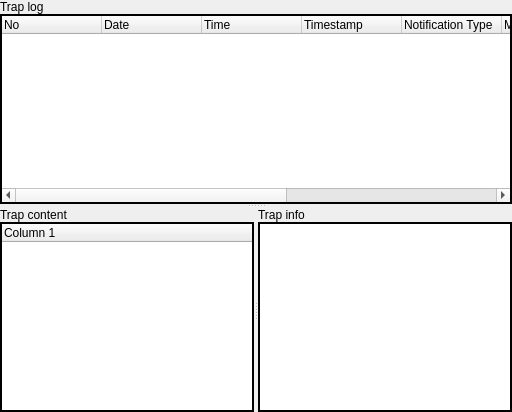
      <widget class="QWidget" name="TrapsTab">
       <attribute name="title">
        <string>Traps</string>
       </attribute>
       <layout class="QGridLayout">
        <property name="leftMargin">
         <number>0</number>
        </property>
        <property name="topMargin">
         <number>0</number>
        </property>
        <property name="rightMargin">
         <number>0</number>
        </property>
        <property name="bottomMargin">
         <number>0</number>
        </property>
        <property name="spacing">
         <number>6</number>
        </property>
        <item row="0" column="0">
         <widget class="QSplitter" name="TrapLogSplitter">
          <property name="orientation">
           <enum>Qt::Vertical</enum>
          </property>
          <widget class="QWidget" name="TrapLogLayout">
           <layout class="QVBoxLayout">
            <property name="spacing">
             <number>0</number>
            </property>
            <property name="leftMargin">
             <number>0</number>
            </property>
            <property name="topMargin">
             <number>0</number>
            </property>
            <property name="rightMargin">
             <number>0</number>
            </property>
            <property name="bottomMargin">
             <number>0</number>
            </property>
            <item>
             <widget class="QLabel" name="TrapLogL">
              <property name="text">
               <string>Trap log</string>
              </property>
             </widget>
            </item>
            <item>
             <widget class="QTreeWidget" name="TrapLog">
              <property name="frameShape">
               <enum>QFrame::WinPanel</enum>
              </property>
              <property name="frameShadow">
               <enum>QFrame::Plain</enum>
              </property>
              <property name="rootIsDecorated">
               <bool>false</bool>
              </property>
              <property name="allColumnsShowFocus">
               <bool>true</bool>
              </property>
              <column>
               <property name="text">
                <string>No</string>
               </property>
              </column>
              <column>
               <property name="text">
                <string>Date</string>
               </property>
              </column>
              <column>
               <property name="text">
                <string>Time</string>
               </property>
              </column>
              <column>
               <property name="text">
                <string>Timestamp</string>
               </property>
              </column>
              <column>
               <property name="text">
                <string>Notification Type</string>
               </property>
              </column>
              <column>
               <property name="text">
                <string>Message Type</string>
               </property>
              </column>
              <column>
               <property name="text">
                <string>Version</string>
               </property>
              </column>
              <column>
               <property name="text">
                <string>Agent Address</string>
               </property>
              </column>
              <column>
               <property name="text">
                <string>Agent port</string>
               </property>
              </column>
             </widget>
            </item>
           </layout>
          </widget>
          <widget class="QSplitter" name="TrapSplitter">
           <property name="orientation">
            <enum>Qt::Horizontal</enum>
           </property>
           <widget class="QWidget" name="TrapContentLayout">
            <layout class="QVBoxLayout">
             <property name="spacing">
              <number>0</number>
             </property>
             <property name="leftMargin">
              <number>0</number>
             </property>
             <property name="topMargin">
              <number>0</number>
             </property>
             <property name="rightMargin">
              <number>0</number>
             </property>
             <property name="bottomMargin">
              <number>0</number>
             </property>
             <item>
              <widget class="QLabel" name="TrapContentL">
               <property name="text">
                <string>Trap content</string>
               </property>
              </widget>
             </item>
             <item>
              <widget class="QTreeWidget" name="TrapContent">
               <property name="enabled">
                <bool>true</bool>
               </property>
               <property name="frameShape">
                <enum>QFrame::WinPanel</enum>
               </property>
               <property name="frameShadow">
                <enum>QFrame::Plain</enum>
               </property>
               <property name="rootIsDecorated">
                <bool>true</bool>
               </property>
               <column>
                <property name="text">
                 <string>Column 1</string>
                </property>
               </column>
              </widget>
             </item>
            </layout>
           </widget>
           <widget class="QWidget" name="TrapInfoLayout">
            <layout class="QVBoxLayout">
             <property name="spacing">
              <number>0</number>
             </property>
             <property name="leftMargin">
              <number>0</number>
             </property>
             <property name="topMargin">
              <number>0</number>
             </property>
             <property name="rightMargin">
              <number>0</number>
             </property>
             <property name="bottomMargin">
              <number>0</number>
             </property>
             <item>
              <widget class="QLabel" name="TrapInfoL">
               <property name="text">
                <string>Trap info</string>
               </property>
              </widget>
             </item>
             <item>
              <widget class="QTextEdit" name="TrapInfo">
               <property name="sizePolicy">
                <sizepolicy hsizetype="Expanding" vsizetype="Expanding">
                 <horstretch>0</horstretch>
                 <verstretch>0</verstretch>
                </sizepolicy>
               </property>
               <property name="frameShape">
                <enum>QFrame::WinPanel</enum>
               </property>
               <property name="frameShadow">
                <enum>QFrame::Plain</enum>
               </property>
               <property name="readOnly">
                <bool>true</bool>
               </property>
               <property name="overwriteMode">
                <bool>false</bool>
               </property>
              </widget>
             </item>
            </layout>
           </widget>
          </widget>
         </widget>
        </item>
       </layout>
      </widget>
